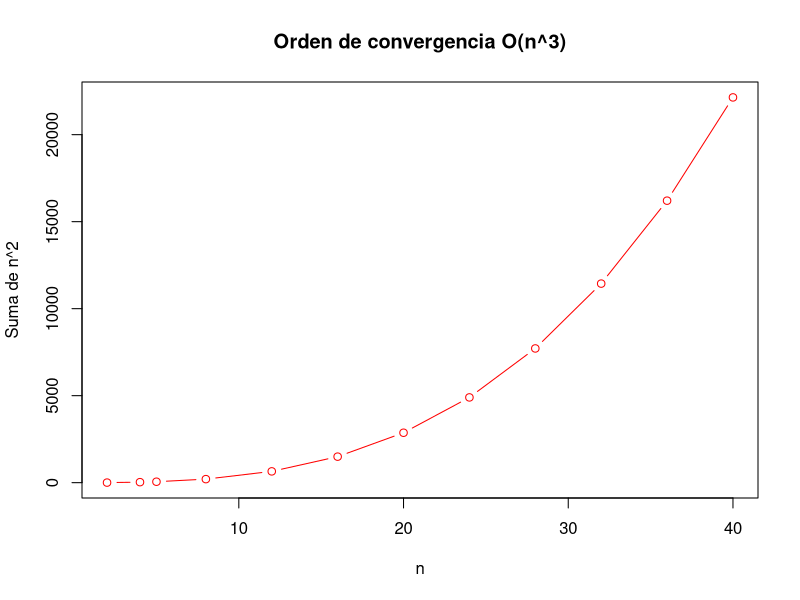

Write R code to recreate this figure.
#Taller 1 Punto 2.1 Suma de n^{2} numeros naturales
#Stiven Gonzalez Olaya
#John Jairo Gonzalez Martinez
#Karen Sofia Coral Godoy
#Daniel Esteban Tibaquira Galindo
sumaCuadrados= function (n)
{
  suma= c()
  for (z in n)
  {
    cont= 0
    for(i in 1:z)
    {
      cont= cont+ i^2
    }
    cat("\nn=",z, "- suma=", cont)
    suma = c(suma, cont)
    cont =0 
    
  }
  return (suma)
}

val= c(2,4,5,8,12,16,20,24,28,32,36,40)

#Grafica orden de convergencia O(n^{3})
graph= sumaCuadrados(val)
plot(val, graph, main= "Orden de convergencia O(n^3)", col="red", xlab = "n", ylab = "Suma de n^2", type = 'b')